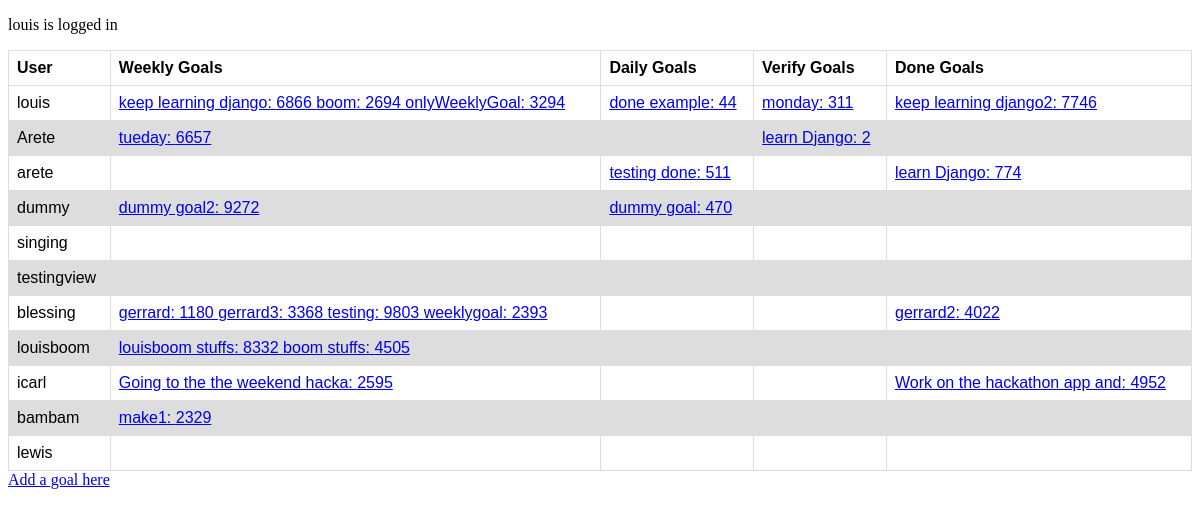
Screenshot of /benpelumiscrumy/home/ (signed in) with the database file from the repository.
### benpelumiscrumy/models.py (models this page shows, shortened)
class ScrumyGoals(models.Model):
    goal_name = models.CharField(max_length = 30)
    goal_id = models.IntegerField(default = 4,  unique = True )
    created_by = models.CharField(max_length = 30)
    moved_by = models.CharField(max_length = 30)
    owner = models.CharField(max_length = 30)
    goal_status = models.ForeignKey(
        GoalStatus,
        on_delete = models.PROTECT,
        related_name='scrumy_goal',
    )
    user = models.ForeignKey(
        User,
        on_delete = models.PROTECT,
        related_name = 'goal_owner'
    )

### benpelumiscrumy/views.py (the view)
# urls.py: path('home/', views.home, name='home'),
@login_required(login_url='../accounts/login')
def home (request):
      user = User.objects.all()
      allWeeklyGoals = GoalStatus.objects.get(status_name = 'Weekly Goal')
      allWeeklyGoals = allWeeklyGoals.scrumy_goal.all()
      allDailyGoals = GoalStatus.objects.get(status_name = 'Daily Goal')
      allDailyGoals = allDailyGoals.scrumy_goal.all()
      allVerifyGoals = GoalStatus.objects.get(status_name = 'Verify Goal')
      allVerifyGoals = allVerifyGoals.scrumy_goal.all()
      allDoneGoals = GoalStatus.objects.get(status_name = 'Done Goal')
      allDoneGoals = allDoneGoals.scrumy_goal.all()
      dictionaryValues = { 'users': user , 'weekly_goals': allWeeklyGoals, 'daily_goals': allDailyGoals,
                         'verify_goals': allVerifyGoals , 'done_goals': allDoneGoals, }
      return render(request, 'benpelumiscrumy/home.html' ,dictionaryValues )

### benpelumiscrumy/templates/benpelumiscrumy/home.html (shortened to what this page needs)
<!DOCTYPE html>
<html lang="en">
<head>
</head>
<body>
  <p> {{request.user.username}} is logged in </p>
    <table>
        <tr>
            <th>User</th>
            <th>Weekly Goals</th>
            <th>Daily Goals</th>
            <th>Verify Goals</th>
            <th>Done Goals</th>
        </tr>
        <tbody>
          {%for user in users%}
          <tr>
            <td>
              {{user.username}}
            </td>
            <td>
              {% for user_goal in user.goal_owner.all %}
              {% if user_goal in weekly_goals %}
              <a href="{% url 'benpelumiscrumy:moveGoal' goal_id=user_goal.goal_id %}">
              {{user_goal.goal_name}}: {{user_goal.goal_id}}
              </a>
              {% endif %}
              {% endfor %}
            </td>
            <td>
              {% for user_goal in user.goal_owner.all %}
              {% if user_goal in daily_goals %}
              <a href="{% url 'benpelumiscrumy:moveGoal' goal_id=user_goal.goal_id %}">
              {{user_goal.goal_name}}: {{user_goal.goal_id}}
              </a>
              {% endif %}
              {% endfor %}
            </td>
            <td>
              {% for user_goal in user.goal_owner.all %}
              {% if user_goal in verify_goals %}
              <a href="{% url 'benpelumiscrumy:moveGoal' goal_id=user_goal.goal_id %}">
              {{user_goal.goal_name}}: {{user_goal.goal_id}}
              </a>
              {% endif %}
              {% endfor %}
            </td>
            <td>
              {% for user_goal in user.goal_owner.all %}
              {% if user_goal in done_goals %}
              <a href="{% url 'benpelumiscrumy:moveGoal' goal_id=user_goal.goal_id %}">
              {{user_goal.goal_name}}: {{user_goal.goal_id}}
              </a>
              {% endif %}
              {% endfor %}
            </td>
          </tr>
          {% endfor %}
          </tbody>
    </table>
    <a href="{% url 'benpelumiscrumy:addGoal' %}"> Add a goal here</a>
</body>
</html>

### benpelumiscrumy/templates/benpelumiscrumy/home.html (style rules this page uses)
table { font-family: arial, sans-serif; border-collapse: collapse; width: 100%; }
td, th { border: 1px solid #dddddd; text-align: left; padding: 8px; }
tr:nth-child(even) { background-color: #dddddd; }

### rows the page displays
ScrumyGoals: goal_name "keep learning django", goal_id "6866"
ScrumyGoals: goal_name "boom", goal_id "2694"
ScrumyGoals: goal_name "onlyWeeklyGoal", goal_id "3294"
ScrumyGoals: goal_name "done example", goal_id "44"
ScrumyGoals: goal_name "monday", goal_id "311"
ScrumyGoals: goal_name "keep learning django2", goal_id "7746"
ScrumyGoals: goal_name "tueday", goal_id "6657"
ScrumyGoals: goal_name "learn Django", goal_id "2"
ScrumyGoals: goal_name "testing done", goal_id "511"
ScrumyGoals: goal_name "learn Django", goal_id "774"
ScrumyGoals: goal_name "dummy goal2", goal_id "9272"
ScrumyGoals: goal_name "dummy goal", goal_id "470"
ScrumyGoals: goal_name "gerrard", goal_id "1180"
ScrumyGoals: goal_name "gerrard3", goal_id "3368"
ScrumyGoals: goal_name "testing", goal_id "9803"
ScrumyGoals: goal_name "weeklygoal", goal_id "2393"
ScrumyGoals: goal_name "gerrard2", goal_id "4022"
ScrumyGoals: goal_name "louisboom stuffs", goal_id "8332"
ScrumyGoals: goal_name "boom stuffs", goal_id "4505"
ScrumyGoals: goal_name "Going to the the weekend hacka", goal_id "2595"
ScrumyGoals: goal_name "Work on the hackathon app and", goal_id "4952"
ScrumyGoals: goal_name "make1", goal_id "2329"

### other values shown
{{ request.user.username }} "louis"
{{ user.username }} "louis"
{{ user.username }} "Arete"
{{ user.username }} "arete"
{{ user.username }} "dummy"
{{ user.username }} "singing"
{{ user.username }} "testingview"
{{ user.username }} "blessing"
{{ user.username }} "louisboom"
{{ user.username }} "icarl"
{{ user.username }} "bambam"
{{ user.username }} "lewis"
